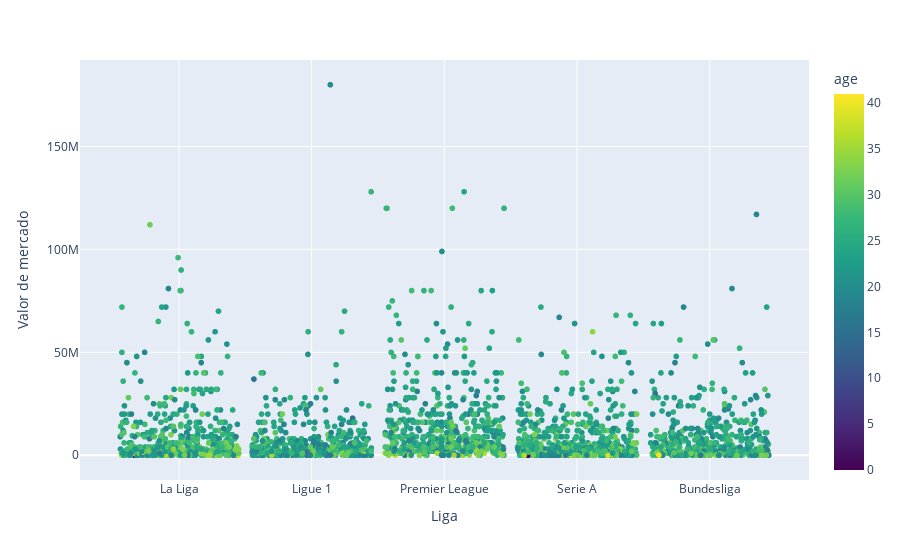

Notebook source saved alongside this figure:
### Code cell
league_categories = df_1920['league'].unique()
num_categories = len(league_categories)
category_positions = {league: i+1 for i, league in enumerate(league_categories)}

# Agregar un poco de jitter en la posición de los puntos en el eje x
df_1920['jittered_league'] = df_1920['league'].map(category_positions) + np.random.uniform(-0.45, 0.45, len(df_1920))

max_age = df_1920['age'].max()
min_age = df_1920['age'].min()
# Crear un scatterplot con tres variables y una escala de colores personalizada
fig = px.scatter(df_1920, x="jittered_league", y="value", color="age", hover_name="player",
                 color_continuous_scale='viridis', range_color=[min_age, max_age])

# Personalizar los títulos de los ejes
fig.update_layout(xaxis_title="Liga", yaxis_title="Valor de mercado")

# Personalizar las etiquetas de las marcas en el eje x
fig.update_xaxes(tickvals=list(category_positions.values()), ticktext=list(category_positions.keys()))

fig.show()

### Figure 1 — Plotly figure (JSON) as saved in the notebook; plotly's stock layout.template omitted (floating-point values rounded to 4 significant figures; data arrays with more than 128 entries replaced by an {"elided": "..."} marker saying what was removed)
{"data": [{"hovertemplate": "<b>%{hovertext}</b><br><br>jittered_league=%{x}<br>value=%{y}<br>age=%{marker.color}<extra></extra>", "hovertext": {"elided": "2644 str values"}, "legendgroup": "", "marker": {"color": {"elided": "2644 int values"}, "coloraxis": "coloraxis", "symbol": "circle"}, "mode": "markers", "name": "", "showlegend": false, "type": "scattergl", "x": {"elided": "2644 float values"}, "xaxis": "x", "y": {"elided": "2644 int values"}, "yaxis": "y"}], "layout": {"coloraxis": {"cmax": 41, "cmin": 0, "colorbar": {"title": {"text": "age"}}, "colorscale": [[0, "#440154"], [0.1111, "#482878"], [0.2222, "#3e4989"], [0.3333, "#31688e"], [0.4444, "#26828e"], [0.5556, "#1f9e89"], [0.6667, "#35b779"], [0.7778, "#6ece58"], [0.8889, "#b5de2b"], [1, "#fde725"]]}, "legend": {"tracegroupgap": 0}, "margin": {"t": 60}, "xaxis": {"anchor": "y", "domain": [0, 1], "ticktext": ["La Liga", "Ligue 1", "Premier League", "Serie A", "Bundesliga"], "tickvals": [1, 2, 3, 4, 5], "title": {"text": "Liga"}}, "yaxis": {"anchor": "x", "domain": [0, 1], "title": {"text": "Valor de mercado"}}}}
